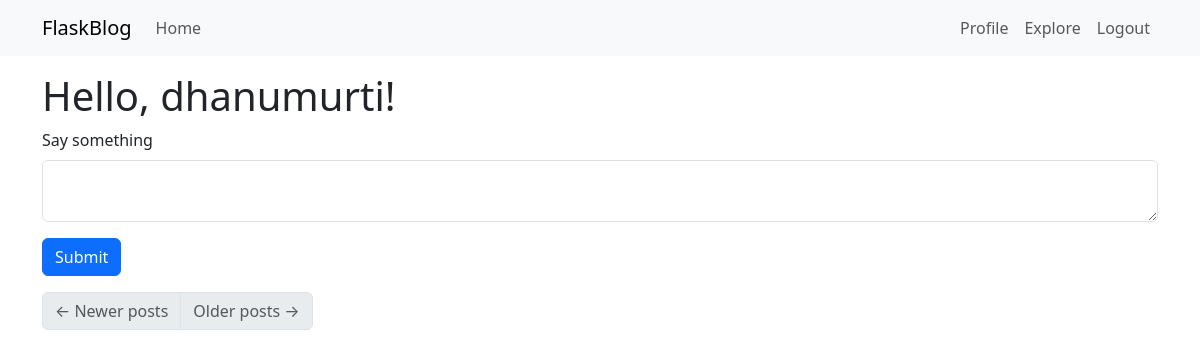
The page /index (signed in) on the database as committed earlier.
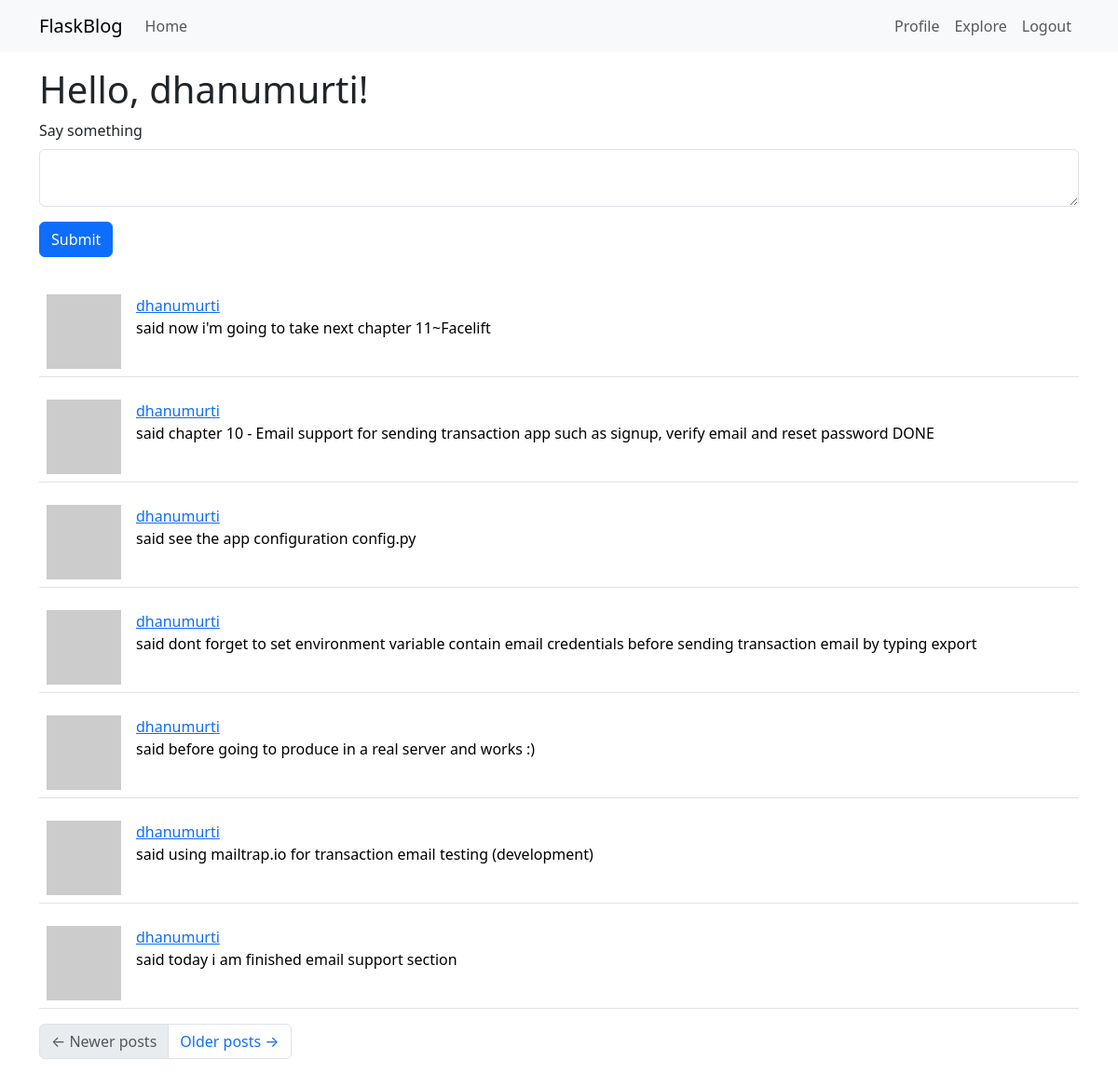
The same page on the database as committed later.
### app/models.py (models this page shows, shortened)
class User(UserMixin, db.Model):
    id = db.Column(db.Integer, primary_key=True)
    username = db.Column(db.String(64), index=True, unique=True)
    email = db.Column(db.String(120), index=True, unique=True)
    password_hash = db.Column(db.String(128))
    posts = db.relationship('Post', backref='author', lazy='dynamic')
    about_me = db.Column(db.String(140))
    last_seen = db.Column(db.DateTime, default=datetime.utcnow)
    followed = db.relationship(
        'User', secondary=followers,
        primaryjoin = (followers.c.follower_id == id),
        secondaryjoin = (followers.c.followed_id == id),
        backref = db.backref('followers', lazy='dynamic'), lazy ='dynamic')
    def avatar(self, size):
        digest = md5(self.email.lower().encode('utf-8')).hexdigest()
        return 'https://www.gravatar.com/avatar/{}?d=robohash&s{}'.format(digest, size)
    """-- followed post query without users own post --
    def followed_post(self):
        return Post.query.join(
            followers, (followers.c.followed_id == Post.user_id)).filter(
                followers.c.follower_id == self.id).order_by(
                    Post.timestamp.desc())
                    """
    def followed_posts(self):
        followed = Post.query.join(
            followers, (followers.c.followed_id == Post.user_id)).filter(
                followers.c.follower_id == self.id)
        own = Post.query.filter_by(user_id=self.id)
        return followed.union(own).order_by(Post.timestamp.desc())

class Post(db.Model):
    id = db.Column(db.Integer, primary_key=True)
    body = db.Column(db.String(140))
    timestamp = db.Column(db.DateTime, index=True, default=datetime.utcnow)
    user_id = db.Column(db.Integer, db.ForeignKey('user.id'))

### app/routes.py (the view)
@app.route('/', methods=['GET', 'POST'])
@app.route('/index', methods=['GET', 'POST'])
@login_required
def index():
    form = PostForm()
    if form.validate_on_submit():
        post = Post(body=form.post.data, author=current_user)
        db.session.add(post)
        db.session.commit()
        flash('Your post is now live!')
        return redirect(url_for('index'))
    page = request.args.get('page', 1, type=int)
    posts = current_user.followed_posts().paginate(
        page=page, per_page=app.config['POST_PER_PAGE'], error_out=False)
    next_url = url_for('index', page=posts.next_num) \
        if posts.has_next else None
    prev_url = url_for('index', page=posts.prev_num) \
        if posts.has_prev else None
    return render_template('index.html', title='Home Page', form=form,
                        posts=posts.items, next_url=next_url, prev_url=prev_url)

### app/forms.py
class PostForm(FlaskForm):
    post = TextAreaField('Say something', validators=[
        DataRequired(), Length(min=1, max=140)])
    submit = SubmitField('Submit')

### app/models.py (called while the page is built)
@login.user_loader
def load_user(id):
    return User.query.get(int(id))

### app/routes.py (called while the page is built)
@app.before_request
def before_request():
    if current_user.is_authenticated:
        current_user.last_seen = datetime.utcnow()
        db.session.commit()

### app/templates/index.html (shortened to what this page needs)
{% extends "base.html" %}
{% import 'bootstrap_wtf.html' as wtf %}
{% block content %}
    <h1> Hello, {{ current_user.username }}!</h1>
    {% if form %}
    {{ wtf.quick_form(form) }}
    {% endif %}
    {% for post in posts %}
    <p>
        {% include '_post.html'   %}
    </p>
    {% endfor %}
    <nav aria-label="Post navigation">
        <ul class="pagination">
            <li class="page-item{% if not prev_url %} disabled{% endif %}">
                <a class="page-link" href="{{ prev_url }}">
                    <span aria-hidden="true">&larr;</span> Newer posts
                </a>
            </li>
            <li class="page-item{% if not next_url %} disabled{% endif %}">
                <a class="page-link" href="{{ next_url }}">
                    Older posts <span aria-hidden="true">&rarr;</span>
                </a>
            </li>
        </ul>
    </nav>
{% endblock %}

### app/templates/base.html (shortened to what this page needs)
<!DOCTYPE html>
<html lang="en">
    <head>
        <link
            href="https://cdn.jsdelivr.net/npm/bootstrap@5.3.2/dist/css/bootstrap.min.css"
            rel="stylesheet"
>
    </head>
    <body>
        <nav class="navbar navbar-expand-lg bg-body-tertiary">
            <div class="container">
                <a class="navbar-brand" href="{{ url_for('index') }}">FlaskBlog</a>
                <div class="collapse navbar-collapse" id="navbarSupportedContent">
                    <ul class="navbar-nav me-auto mb-2 mb-lg-0">
                        <li class="nav-item">
                            <a class="nav-link" aria-current="page" href="{{ url_for('index') }}">Home</a>
                        </li>
                        </ul>
                        <ul class="navbar-nav mb-2 mb-lg-0">
                            {% if current_user.is_anonymous %}
                            <li class="nav-item">
                            <li class="nav-item">
                            <a class="nav-link" aria-current="page" href="{{ url_for('register')}}">Register</a>
                            </li>
                            <a class="nav-link" aria-current="page" href="{{ url_for('login') }}">Login</a>
                            </li>
                            {% else %}
                            <li class="nav-item">
                            <a class="nav-link" aria-current="page" href="{{ url_for('user', username=current_user.username) }}">Profile</a>
                            </li>
                            <li class="nav-item">
                            <a class="nav-link" aria-current="page" href="{{ url_for('explore') }}">Explore</a>
                            </li>
                            <li class="nav-item">
                            <a class="nav-link" aria-current="page" href="{{ url_for('logout') }}">Logout</a>
                            </li>
                            {% endif %}
                        </ul>
            </div>
            </div>
        </nav>
        <div class="container mt-3">
            {% block content %}{% endblock %}
        </div>
    </body>
</html>

### app/templates/bootstrap_wtf.html (shortened to what this page needs)
{% macro form_field(field, autofocus) %}
{%- if field.type == 'BooleanField' %}
<div class="form-check mb-3">
    {{ field(class='form-check-input') }}
    {{ field.label(class='form-check-label') }}
</div>
{%- elif field.type == 'SelectField' %}
    {{ field.label(class='form-label') }}
    {{ field(class='form-select mb-3') }}
{%- elif field.type == 'TextAreaField' %}
<div class="mb-3">
    {{ field.label(class='form-label') }}
    {% if autofocus %}
    {{ field(class='form-control' + (' is-invalid' if field.errors else ''), autofocus=True) }}
    {% else %}
    {{ field(class='form-control' + (' is-invalid' if field.errors else '')) }}
    {% endif %}
</div>
{%- elif field.type == 'SubmitField' %}
{{ field(class='btn btn-primary mb-3') }}
{%- endif %}
{% endmacro %}
{% macro quick_form(form, action="", method="post", id="", novalidate=False) %}
<form novalidate
{%- if action != None %} action="{{ action }}"{% endif -%}
{%- if method %} method="{{ method }}"{% endif %}
{%- if novalidate %} novalidate{% endif -%}>
{% set ns = namespace(first_field=true) %}
{%- for field in form %}
    {% if field.widget.input_type != 'hidden' -%}
    {{ form_field(field, ns.first_field) }}
    {% set ns.first_field = false %}
    {%- endif %}
{%- endfor %}
</form>
{% endmacro %}

### app/templates/_post.html
<table class="table table-hover">
    <tr>
        <td width="70px">
            <a href="{{ url_for('user', username=post.author.username) }}">
                <img src="{{ post.author.avatar(70) }}" />
            </a>
        </td>
        <td>
            <a href="{{ url_for('user', username=post.author.username) }}">
                {{ post.author.username }}
            </a>
            <br>
            said {{ post.body }}
        </td>
    </tr>
</table>

Rows that differ between the two databases and show on the page:
added Post: author.username "dhanumurti", body "now i'm going to take next chapter 11~Facelift"
added Post: author.username "dhanumurti", body "chapter 10 - Email support for sending transaction app such as signup, verify email and reset password DONE"
added Post: author.username "dhanumurti", body "see the app configuration config.py"
added Post: author.username "dhanumurti", body "dont forget to set environment variable contain email credentials before sending transaction email by typing export"
added Post: author.username "dhanumurti", body "before going to produce in a real server and works :)"
added Post: author.username "dhanumurti", body "using mailtrap.io for transaction email testing (development)"
added Post: author.username "dhanumurti", body "today i am finished email support section"
